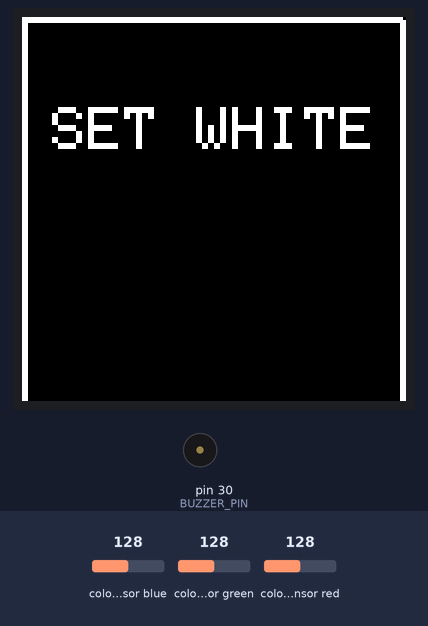
A sketch run on a simulated Arduino Mega 2560, built with avr-gcc and run on an emulated ATmega2560. Parts: 128×128 colour display, buzzer (waves = sounding, pin HIGH). Inputs (shaded band) come from the test bench; at power-on: colour sensor blue 128, colour sensor green 128, colour sensor red 128. What the sketch prints to the serial monitor is not drawn.

Above: at 7.3 s.
7.4 s: colour sensor blue set to 5
11.5 s: colour sensor green set to 191
At 14.1 s:
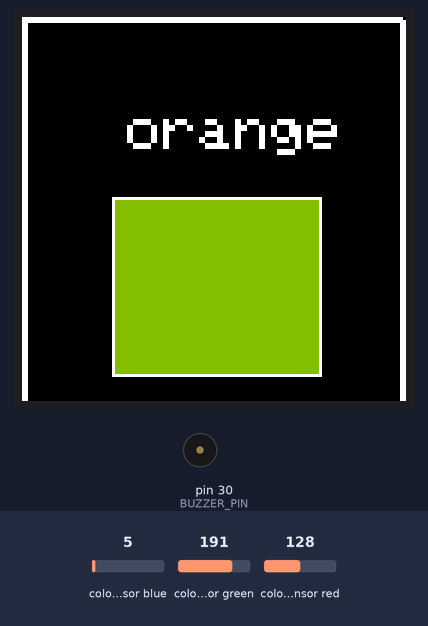
15.0 s: colour sensor red set to 7
At 17.3 s:
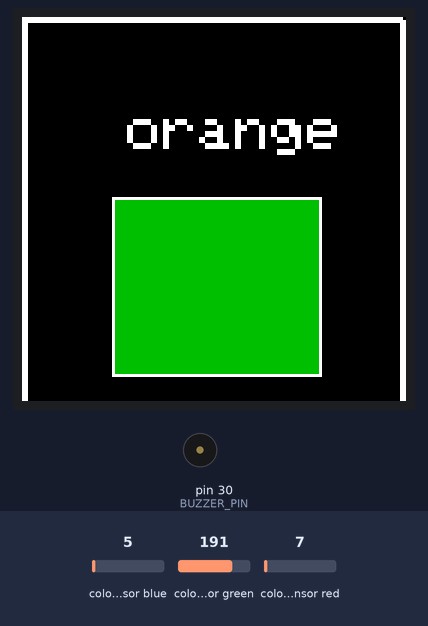
17.6 s: colour sensor red set to 4
At 20.4 s:
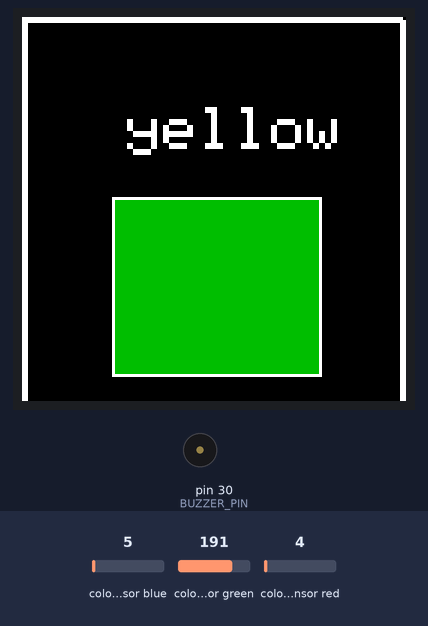
20.7 s: colour sensor blue set to 191
At 23.5 s:
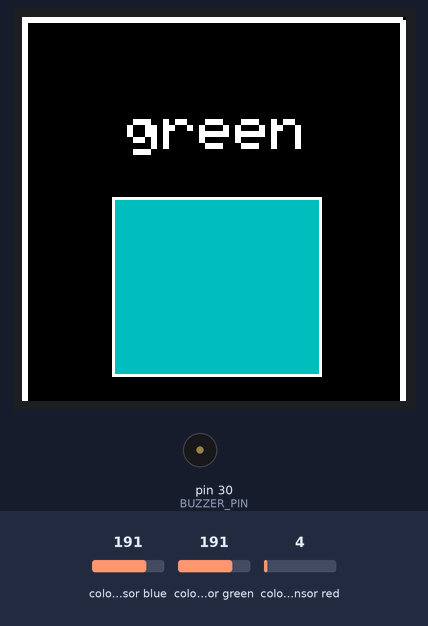
24.0 s: colour sensor green set to 5
At 26.6 s:
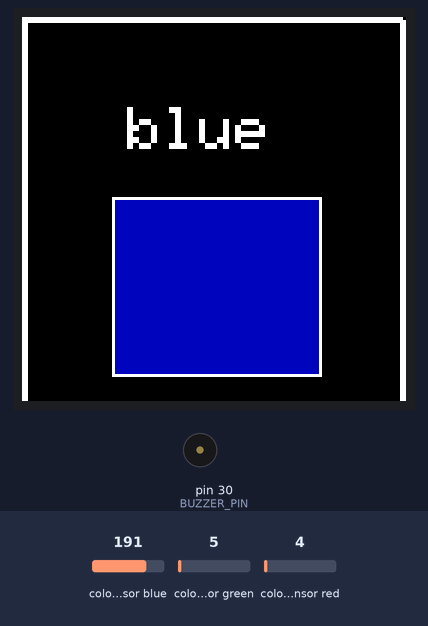
Timing chart, 0 to 28.1 s (numbered marks = the images above; inputs shaded):
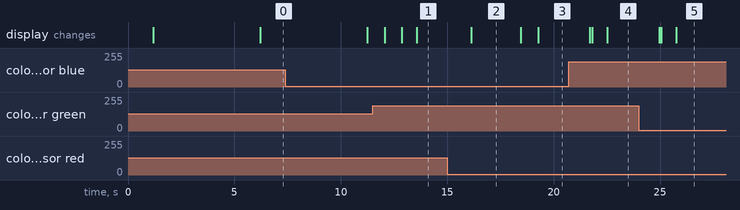

Measured:
- the behaviour switches between 6 and 5 on colour sensor red (found by bisection; images 2 and 3)
- after the input at 15.0 s, the display: changes after 1.1 s (image 2)
- after the input at 17.6 s, the display: first changes after 0.85 s (image 3 shows a later state)
- after the input at 20.7 s, the display: first changes after 1.0 s (image 4 shows a later state)
- after the input at 24.0 s, the display: first changes after 0.95 s (image 5 shows a later state)

The sketch:

Final.ino
```cpp
#include <TimerFreeTone.h>
#include <toneAC.h>
#include <MD_TCS230.h>
#include <FreqCount.h>
#include <Adafruit_ST7735.h>
#include <Adafruit_GFX.h>
#include <math.h>

#define cs 10
#define dc 9
#define rst 8
#define sclk 6
#define mosi 7

// Color definitions
#define BLACK 0x0000
#define BLUE 0x001F
#define RED 0xF800
#define GREEN 0x07E0
#define CYAN 0x07FF
#define MAGENTA 0xF81F
#define YELLOW 0xFFE0
#define WHITE 0xFFFF
#define GREY 0xC618

// Pin definitions
#define S0_OUT 4
#define S1_OUT 5
#define S2_OUT 3
#define S3_OUT 2

// Buzzer
#define BUZZER_PIN 30

int R = 0;
int G = 0;
int B = 0;

MD_TCS230 CS(S2_OUT, S3_OUT, S0_OUT, S1_OUT);

int state = 0;

Adafruit_ST7735 tft = Adafruit_ST7735(cs, dc, mosi, sclk, rst);

int freq;

bool activeRED = false;
bool activeBLUE = false;
bool activeGREEN = false;
bool activeCYAN = false;
bool activeORANGE = false;
bool activeVIOLET = false;
bool activeYELLOW = false;

void setup()
{

  Serial.begin(9600);
  Serial1.begin(9600); // bluetooth

  pinMode(BUZZER_PIN, OUTPUT); // buzzer

  tft.initR(INITR_144GREENTAB); // initialize a ST7735S chip, black tab

  drawBlackScreen();

  tft.setCursor(20, 30);
  tft.setTextColor(WHITE);
  tft.setTextSize(2);
  tft.print("  HEAR ");

  tft.setCursor(20, 50);
  tft.setTextColor(WHITE);
  tft.setTextSize(2);
  tft.print(" COLORS ");

  tft.setCursor(20, 70);
  tft.setTextColor(WHITE);
  tft.setTextSize(2);
  tft.print("-INATOR ");

  tft.setCursor(20, 100);
  tft.setTextColor(RED);
  tft.setTextSize(1);
  tft.print(" by serju ");

  delay(1000);

  drawBlackScreen();

  tft.setCursor(10, 30);
  tft.setTextColor(WHITE);
  tft.setTextSize(2);
  tft.print("SET BLACK");
  delay(5000);

  CS.begin();
  CS.read();
}

void loop()
{

  if (state == 0)
  {
    if (CS.available())
    {
      sensorData sd;
      CS.getRaw(&sd);
      CS.setDarkCal(&sd);
      Serial.println("Black Calibration Set");
      state++;
      drawBlackScreen();

      tft.setCursor(10, 30);
      tft.setTextColor(WHITE);
      tft.setTextSize(2);
      tft.print("SET WHITE");

      delay(5000);
      CS.read();
    }
  }
  else if (state == 1)
  {
    if (CS.available())
    {
      sensorData sd;
      CS.getRaw(&sd);
      CS.setWhiteCal(&sd);
      Serial.println("White Calibration Set");
      drawBlackScreen();

      tft.drawRect(30, 60, 70, 60, WHITE);
      state++;
    }
  }
  else
  {
    readColorsSelections();
    readSensor();
  }
}

void readColorsSelections()
{

  if (Serial1.available() > 0)
  {

    char value_bt[3];
    Serial1.readBytes(value_bt, 2);
    value_bt[2] = '\0';

    // RED
    if (strcmp(value_bt, "10") == 0)
      activeRED = false;
    if (strcmp(value_bt, "11") == 0)
      activeRED = true;

    // ORANGE
    if (strcmp(value_bt, "20") == 0)
      activeORANGE = false;
    if (strcmp(value_bt, "21") == 0)
      activeORANGE = true;

    // YELLOW
    if (strcmp(value_bt, "30") == 0)
      activeYELLOW = false;
    if (strcmp(value_bt, "31") == 0)
      activeYELLOW = true;

    // GREEN
    if (strcmp(value_bt, "40") == 0)
      activeGREEN = false;
    if (strcmp(value_bt, "41") == 0)
      activeGREEN = true;

    // CYAN
    if (strcmp(value_bt, "50") == 0)
      activeCYAN = false;
    if (strcmp(value_bt, "51") == 0)
      activeCYAN = true;

    // BLUE
    if (strcmp(value_bt, "60") == 0)
      activeBLUE = false;
    if (strcmp(value_bt, "61") == 0)
      activeBLUE = true;

    // VIOLET
    if (strcmp(value_bt, "70") == 0)
      activeVIOLET = false;
    if (strcmp(value_bt, "71") == 0)
      activeVIOLET = true;
  }
}

void playColor(String colorName, int freq)
{
  Serial.print("aici");
  int duration = 500;
  noToneAC();

  if (colorName == "red" && activeRED)
  {
    TimerFreeTone(BUZZER_PIN, freq, duration);
  }
  else if (colorName == "orange" && activeORANGE)
  {
    TimerFreeTone(BUZZER_PIN, freq, duration);
  }
  else if (colorName == "yellow" && activeYELLOW)
  {
    TimerFreeTone(BUZZER_PIN, freq, duration);
  }
  else if (colorName == "green" && activeGREEN)
  {
    TimerFreeTone(BUZZER_PIN, freq, duration);
  }
  else if (colorName == "cyan" && activeCYAN)
  {
    TimerFreeTone(BUZZER_PIN, freq, duration);
  }
  else if (colorName == "blue" && activeBLUE)
  {
    TimerFreeTone(BUZZER_PIN, freq, duration);
  }
  else if (colorName == "violet" && activeVIOLET)
  {
    TimerFreeTone(BUZZER_PIN, freq, duration);
  }
  else
  {
    noToneAC();
  }
  delay(700);
}

void drawBlackScreen()
{
  tft.fillScreen(BLACK);
  // Draw white frame
  tft.drawRect(0, 0, 127, 159, WHITE);
  tft.drawRect(1, 1, 127, 159, WHITE);
}

uint16_t convertRGB24toRGB565(uint8_t r, uint8_t g, uint8_t b)
{
  return ((r / 8) << 11) | ((g / 4) << 5) | (b / 8);
}

float rgbToWavelenght(int r, int g, int b){
    float R = r / 255.0;
    float G = g / 255.0;
    float B = b / 255.0;


    // rgb to hue
    float hue;
    float maxV = max(R, max(G,B));
    float minV = min(R, min(G,B));

    if(maxV == R)
      hue = (G-B)/(maxV-minV);

    if(maxV == G)
      hue = 2.0 + (B-R)/(maxV-minV);

    if(maxV == B)
      hue = 4.0 + (R-G)/(maxV-minV);

    hue *= 60.0;
    if(hue < 0.0)
      hue += 360.0;

    // hue to waveleght

    // waveleght  -> [400, 700]
    // hue        -> [0, 270]
    float wavelenght = 700 - (300/270 * hue);

    return wavelenght;

}

void rgbToThz(int r, int g, int b, String &color, int &freqThz){

    //float lightSpeed = 3e8;


    float wln = rgbToWavelenght(r, g, b);
    Serial.print(wln);

    //freqThz = (lightSpeed / wln) / 1e12;

    // assign wavelength to color
    if(wln >= 400 && wln <= 425){
      color = "violet";
      freqThz = 762;
    }

    if(wln > 425 && wln <= 465){
      color = "blue";
      freqThz = 639;
    }

    if(wln > 465 && wln <= 480){
      color = "cyan";
      freqThz = 604;
    }

    if(wln > 480 && wln <= 550){
      color = "green";
      freqThz = 562;
    }

    if(wln > 550 && wln <= 580){
      color = "yellow";
      freqThz = 512;
    }

    if(wln > 580 && wln <= 630){
      color = "orange";
      freqThz = 483;
    }

    if(wln > 630 && wln <= 700){
      color = "red";
      freqThz = 456;
    }

    Serial.print(" ");
    Serial.println(color);

}

String lastColor = "black";
void readSensor()
{
  static bool waiting = false;

  if (!waiting)
  {
    CS.read();
    waiting = true;
  }
  else
  {
    if (CS.available())
    {
      colorData rgb;
      String colorName;
      int freq;

      CS.getRGB(&rgb);
      /*
      Serial.print("RGB [");
      Serial.print(rgb.value[TCS230_RGB_R]);
      Serial.print(",");
      Serial.print(rgb.value[TCS230_RGB_G]);
      Serial.print(",");
      Serial.print(rgb.value[TCS230_RGB_B]);
      Serial.println("]");
      */

      R = rgb.value[TCS230_RGB_R];
      G = rgb.value[TCS230_RGB_G];
      B = rgb.value[TCS230_RGB_B];

      int color = convertRGB24toRGB565(R, G, B); // Convertion to 16bit color for the display

      rgbToThz(R, G, B, colorName, freq);

      //Serial.println(colorName);
      playColor(colorName, freq);
      tft.setCursor(35, 30);
      tft.setTextColor(WHITE);
      tft.setTextSize(2);
      tft.print(colorName);

      if(colorName != lastColor){
        tft.fillRect(31, 30, 80, 20, BLACK);
        lastColor = colorName;
      }

      delay(100);

      tft.fillRect(31, 61, 68, 58, color);

      waiting = false;
    }
  }
}
```
